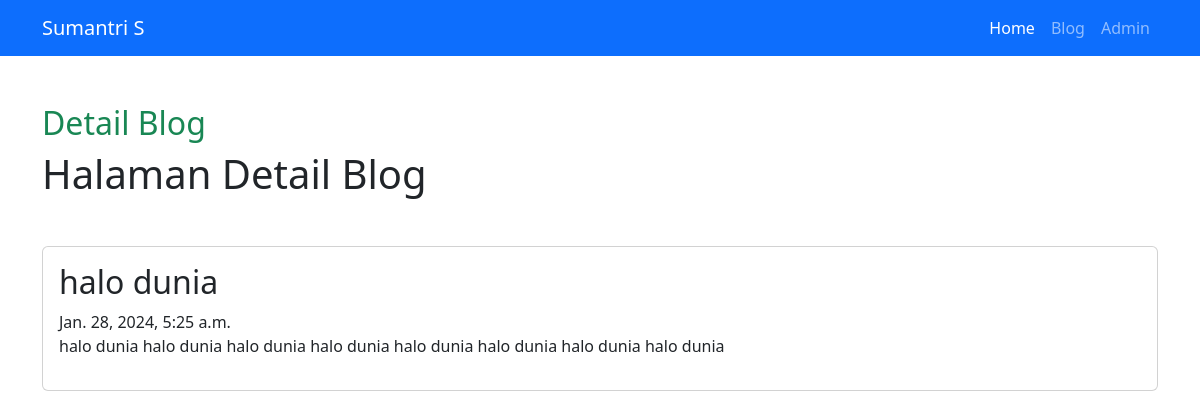
Page /blog/detail/halo-dunia/ on the committed database.
### blog/models.py (models this page shows, shortened)
class Artikel(models.Model):
    judul = models.CharField(max_length=255)
    isi = models.TextField()
    kategori = models.ForeignKey(Kategori, on_delete=models.CASCADE)
    slug_art = models.SlugField(editable=False, blank=True)
    pubdate = models.DateTimeField(auto_now_add=True)
    update = models.DateTimeField(auto_now=True)

### blog/views.py (the view)
# urls.py: path('detail/<slug:slugInput>/', views.detail_artikel, name='detail_artikel'),
def detail_artikel(request, slugInput):
    detail_articles = Artikel.objects.get(slug_art=slugInput)
    context = {
        'Judul': 'Detail Blog',
        'Heading': 'Halaman Detail Blog',
        'DetailArtikel': detail_articles,
    }
    return render(request, 'blog/detail.html', context)

### blog/templates/blog/detail.html (shortened to what this page needs)
{% extends "base.html" %}
{% block title %}
<h2 class="mt-5 text-success">{{Judul}}</h2>
{% endblock title %}
{% block contents %}
<h1>{{Heading}}</h1>
        <div class="card mt-5">
            <div class="card-body">
                <h2 class="card-title">{{DetailArtikel.judul}}</h2>
                <span class="text-secondar">{{DetailArtikel.pubdate}}</span>
                <p class="text-dark fst-norma">{{DetailArtikel.isi}}</p>
            </div>
        </div>
{% endblock contents %}

### rows in the picture
Artikel: judul "halo dunia", pubdate "Jan. 28, 2024, 5:25 a.m.", isi "halo dunia halo dunia halo dunia halo dunia halo dunia halo dunia halo dunia halo dunia"

### other values in the picture
{{ Judul }} "Detail Blog"
{{ Heading }} "Halaman Detail Blog"
